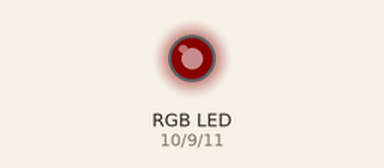
Bench run of a sketch on a simulated Arduino Uno, built with avr-gcc and run on an emulated ATmega328P. Parts: an RGB LED mixed from three pins (HIGH = lit). Dim RGB values are drawn brighter than linear.

Above: at 0.15 s.
At 10.2 s:
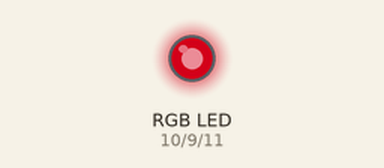
At 19.26 s:
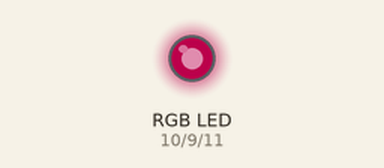
At 37.66 s:
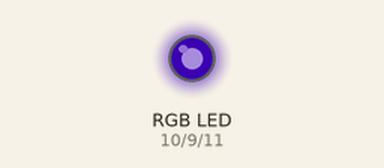
Timing chart, 0 to 40.0 s (numbered marks = the images above):
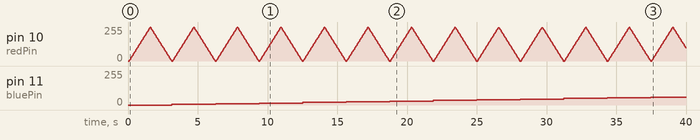

The sketch:

led_strip_all_colors.ino
```cpp
int greenPin = 9;
int redPin = 10;
int bluePin = 11;
int pins[] = {greenPin, redPin, bluePin};

void setup()  {
  // nothing happens in setup
}

void loop()  {

  for(int fadeValue = 0 ; fadeValue <= 510; fadeValue +=5) {
    // sets the value (range from 0 to 255):
    analogWrite(greenPin, fadeValue > 255 ? 510 - fadeValue : fadeValue);
    delay(30);
    for(int fadeValue = 0 ; fadeValue <= 510; fadeValue +=5) {
      analogWrite(bluePin, fadeValue > 255 ? 510 - fadeValue : fadeValue);
      delay(30);
      for(int fadeValue = 0 ; fadeValue <= 510; fadeValue +=5) {
        analogWrite(redPin, fadeValue > 255 ? 510 - fadeValue : fadeValue);
        delay(30);
      }
    }
  }
}
```

Measured:
- by itself, pin 11 (bluePin): moves from 0/255 to 60/255 over 34.3 s
